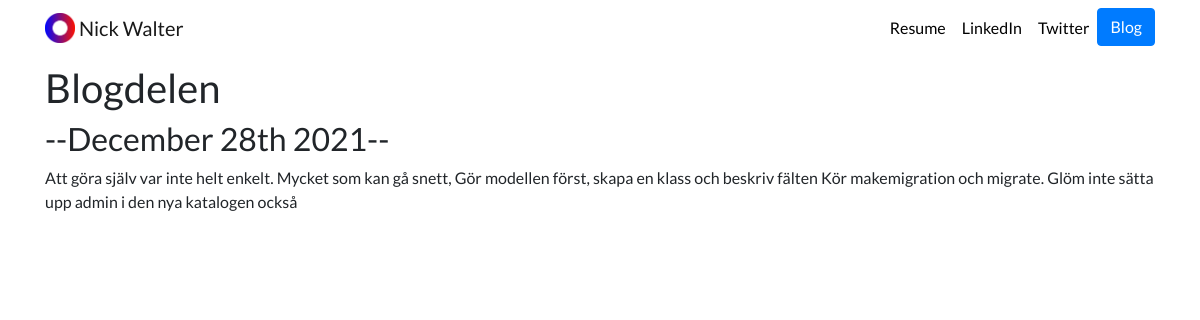
The app's page /blog/4/ with its own data.
### blog/models.py (models this page shows, shortened)
class Blog(models.Model):
    title = models.CharField(max_length=120)
    description = models.TextField()
    date = models.DateField()

### blog/views.py (the view)
# urls.py: path('<int:blog_id>/', views.detail, name='detail'),
def detail(request, blog_id):
    blog = get_object_or_404(Blog, pk=blog_id)
    return render(request, 'blog/detail.html',{'blog':blog})

### blog/templates/blog/detail.html (shortened to what this page needs)
{% extends 'portfolio/base.html' %}
{% block content %}
<h1>{{ blog.title}}</h1>
<h2>--{{ blog.date|date:'F jS Y'}}--</h2>
<p>{{ blog.description|safe }}</p>
{% endblock %}

### portfolio/static/portfolio/custom.css (style rules this page uses)
body { font-family: 'Lato', sans-serif; }

### records on screen
Blog: title "Blogdelen", date "December 28th 2021", description "Att göra själv var inte helt enkelt. Mycket som kan gå snett, Gör modellen först, skapa en klass och beskriv fälten Kör makemigration och migrate. Glöm inte sätta upp admin i den nya katalogen också"
